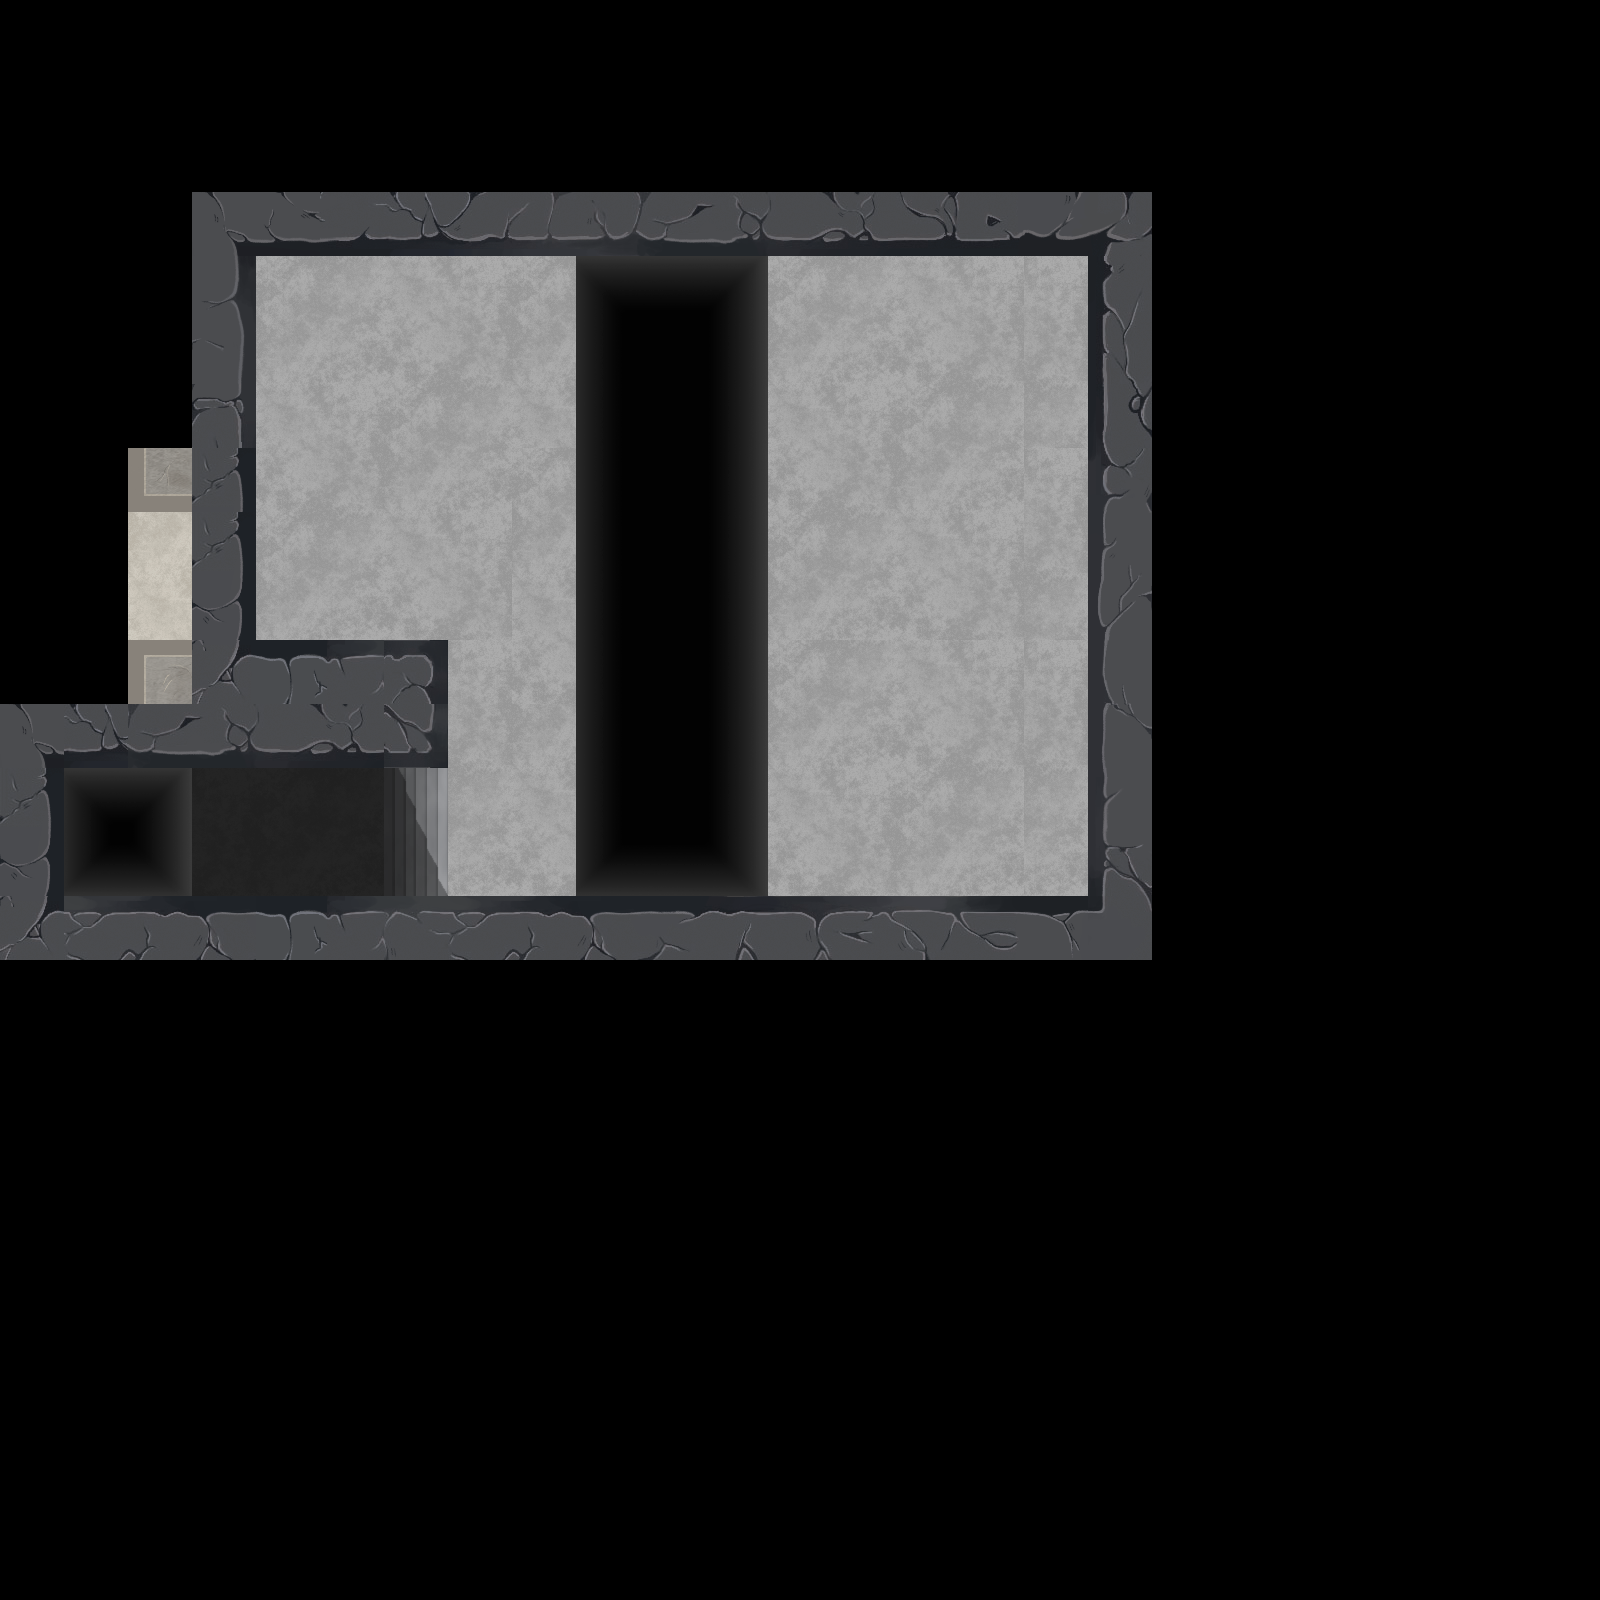

Rendered tile map (Tiled .tmx) drawn with the repository's tilesets; below, a short description and the map source with its tile grids summarised:
An orthogonal 25x25 tile map with 64x64 px tiles, 2 tile layers (Light_Walls, Dark_Walls) and 24 objects (13x wall, 4x door, 2x pit, level end, player start, ...).

<map version="1.0" orientation="orthogonal" renderorder="right-down" width="25" height="25" tilewidth="64" tileheight="64" nextobjectid="52">
 <tileset firstgid="1" name="l4" tilewidth="64" tileheight="64" tilecount="456" columns="19">
  <image source="../images/l4.png" width="1216" height="1536" />
 </tileset>
 <layer name="Light_Walls" width="25" height="25">
  <properties>
   <property name="tilesheet" value="l4.png" />
   <property name="world" value="light" />
  </properties>
  <data>[625 cells, 246 non-empty, 110 distinct tile ids]</data>
 </layer>
 <objectgroup name="Light Objects" visible="0">
  <properties>
   <property name="world" value="light" />
  </properties>
  <object id="11" type="wall" x="128" y="448" width="256" height="64" />
  <object id="12" type="wall" x="320" y="192" width="832" height="64" />
  <object id="14" type="wall" x="1088" y="256" width="64" height="640" />
  <object id="15" type="wall" x="128" y="640" width="448" height="128" />
  <object id="16" type="wall" x="128" y="896" width="1024" height="64" />
  <object id="17" type="door" x="128" y="512" width="64" height="128" />
  <object id="18" type="door" x="320" y="512" width="64" height="128">
   <properties>
    <property name="open" value="" />
   </properties>
  </object>
  <object id="19" type="door" x="320" y="768" width="64" height="128">
   <properties>
    <property name="id" value="a" />
   </properties>
  </object>
  <object id="20" type="door" x="128" y="768" width="64" height="128" />
  <object id="23" name="end" type="level end" x="192" y="768" width="128" height="128" />
  <object id="30" type="wall" x="320" y="256" width="64" height="192" />
 </objectgroup>
 <objectgroup name="Player Control">
  <properties>
   <property name="world" value="" />
  </properties>
  <object id="22" type="player start" x="192" y="576" />
  <object id="24" type="box start" x="256" y="544" width="64" height="64" />
  <object id="27" type="mirror start" x="320" y="1536" />
 </objectgroup>
 <layer name="Dark_Walls" width="25" height="25">
  <properties>
   <property name="tilesheet" value="l4.png" />
   <property name="world" value="dark" />
  </properties>
  <data>[625 cells, 192 non-empty, 80 distinct tile ids]</data>
 </layer>
 <objectgroup name="Dark Objects">
  <properties>
   <property name="world" value="dark" />
  </properties>
  <object id="33" type="switch" x="1088" y="512" rotation="180">
   <properties>
    <property name="id" value="a" />
   </properties>
  </object>
  <object id="35" type="wall" x="192" y="192" width="960" height="64" />
  <object id="37" type="wall" x="1088" y="256" width="64" height="704" />
  <object id="39" type="wall" x="0" y="896" width="1088" height="64" />
  <object id="40" type="wall" x="192" y="256" width="64" height="512" />
  <object id="41" type="wall" x="0" y="704" width="192" height="64" />
  <object id="42" type="wall" x="0" y="768" width="64" height="128" />
  <object id="46" type="pit" x="576" y="256" width="192" height="640" />
  <object id="48" type="pit" x="64" y="768" width="128" height="128" />
  <object id="51" type="wall" x="256" y="640" width="192" height="128" />
 </objectgroup>
</map>